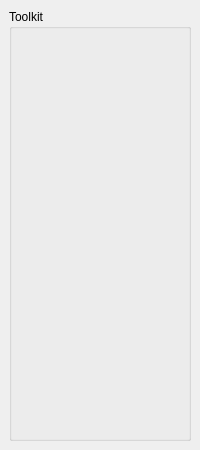
<?xml version="1.0" encoding="UTF-8"?>
<ui version="4.0">
 <class>MainWindow</class>
 <widget class="QMainWindow" name="MainWindow">
  <property name="geometry">
   <rect>
    <x>0</x>
    <y>0</y>
    <width>200</width>
    <height>450</height>
   </rect>
  </property>
  <property name="windowTitle">
   <string>MainWindow</string>
  </property>
  <property name="styleSheet">
   <string notr="true"/>
  </property>
  <widget class="QWidget" name="centralwidget">
   <layout class="QVBoxLayout" name="verticalLayout">
    <item>
     <widget class="QGroupBox" name="groupBox_items">
      <property name="title">
       <string>Toolkit</string>
      </property>
      <layout class="QVBoxLayout" name="verticalLayout_items">
       <property name="spacing">
        <number>5</number>
       </property>
       <property name="leftMargin">
        <number>5</number>
       </property>
       <property name="topMargin">
        <number>30</number>
       </property>
       <property name="rightMargin">
        <number>5</number>
       </property>
       <property name="bottomMargin">
        <number>5</number>
       </property>
      </layout>
     </widget>
    </item>
   </layout>
  </widget>
 </widget>
 <resources/>
 <connections/>
</ui>
